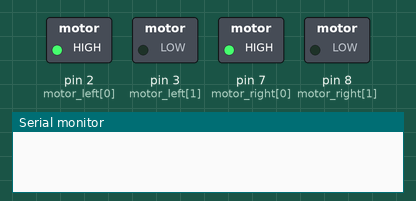
A sketch run on a simulated Arduino Uno, built with avr-gcc and run on an emulated ATmega328P. On the bench: switched loads named in the sketch (green lamp = pin HIGH), the last lines printed to the serial monitor.

Above: at 0.5 s.
At 1.5 s:
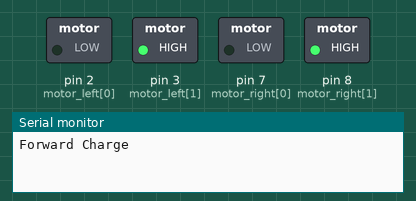
At 2.5 s:
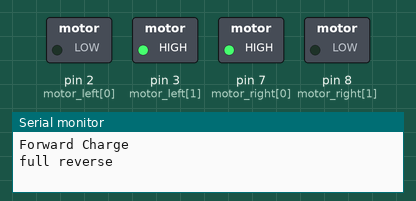
At 3.5 s:
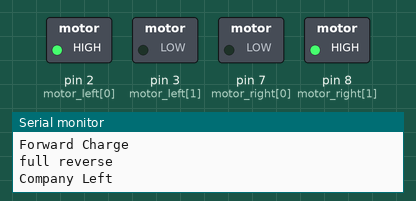
At 4.5 s:
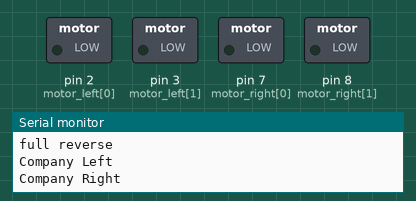
Timing chart, 0 to 6.5 s (numbered marks = the images above):
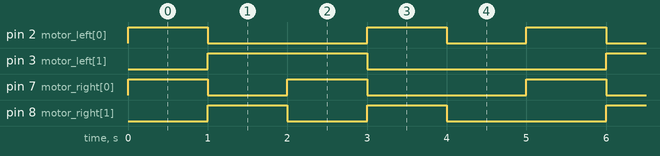

The sketch:

L239Controler.ino
```cpp
int motor_left[]={2,3};
int motor_right[]={7,8};

void setup(){
  Serial.begin(9600);

  int i;
  for (i=0; i<2; i++){
    pinMode(motor_left[i], OUTPUT);
    pinMode(motor_right[i], OUTPUT);
  }
}

void loop(){
  drive_forward();
  delay(1000);
  motor_stop();
  Serial.println("Forward Charge");

  drive_backward();
  delay(1000);
  motor_stop();
  Serial.println("full reverse");

  turn_left();
  delay(1000);
  motor_stop();
  Serial.println("Company Left");

  turn_right();
  delay(1000);
  motor_stop();
  Serial.println("Company Right");

  motor_stop();
  delay(1000);
  motor_stop();
  Serial.println("FUll HALT");
}

void motor_stop(){
  digitalWrite(motor_left[0], LOW);
  digitalWrite(motor_left[1], LOW);
  digitalWrite(motor_right[0], LOW);
  digitalWrite(motor_right[1], LOW);
}
void drive_forward(){
  digitalWrite(motor_left[0], HIGH);
  digitalWrite(motor_left[1], LOW);
  digitalWrite(motor_right[0], HIGH);
  digitalWrite(motor_right[1], LOW);
}
void drive_backward(){
  digitalWrite(motor_left[0], LOW);
  digitalWrite(motor_left[1], HIGH);
  digitalWrite(motor_right[0], LOW);
  digitalWrite(motor_right[1], HIGH);
}
void turn_left(){
  digitalWrite(motor_left[0], LOW);
  digitalWrite(motor_left[1], HIGH);
  digitalWrite(motor_right[0], HIGH);
  digitalWrite(motor_right[1], LOW);
}
void turn_right(){
  digitalWrite(motor_left[0], HIGH);
  digitalWrite(motor_left[1], LOW);
  digitalWrite(motor_right[0], LOW);
  digitalWrite(motor_right[1], HIGH);
}
```

Measured:
- by itself, pin 2 (motor_left[0]): repeats every 5.0 s: LOW 2.0 s, HIGH 1.0 s, LOW 1.0 s, HIGH 1.0 s
- by itself, pin 3 (motor_left[1]): alternates HIGH for 2.0 s and LOW for 3.0 s
- by itself, pin 7 (motor_right[0]), pin 8 (motor_right[1]): repeats every 5.0 s: LOW 1.0 s, HIGH 1.0 s, LOW 2.0 s, HIGH 1.0 s
